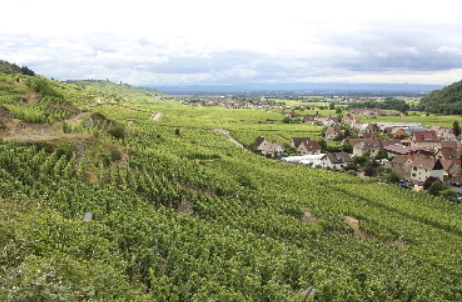
#> input picture forest.png, 462 x 302 px
$ python histogram_matching_color_image.py
#> lines starting #> are read from the running program, lines starting #| are printed output that depends on the picture
import cv2
import numpy as np
import matplotlib.pyplot as plt

SRC_IMAGE_PATH = "forest.png"  # ./etri_maskDB_results/mask_inpainting/000001-004.bmp
DST_IMAGE_PATH = "sea.png"  # ./etri_maskDB_results/skin/000001-004.bmp

# 히스토그램 매칭 메소드 - GPT가 작성한 알고리즘을 기반으로 보완.
def histogram_matching_fromGPT(srcImage, srcHist, dstHist):
    # 히스토그램 정규화 - 두 영상이 픽셀 값이 0이 아닌 유효 픽셀의 개수가 다르므로 정규화 작업이 필요함.
    srcHist = cv2.normalize(srcHist, None, 0, 1, cv2.NORM_MINMAX)
    dstHist = cv2.normalize(dstHist, None, 0, 1, cv2.NORM_MINMAX)

    # 히스토그램 누적 분포 계산
    srcCdf = np.cumsum(srcHist)
    dstCdf = np.cumsum(dstHist)

    srcCdf = srcCdf * dstHist.max() / srcCdf.max()
    dstCdf = dstCdf * srcHist.max() / dstCdf.max()

    # 룩업테이블(LookUp Table) 작성
    lut = np.zeros((256), dtype=np.uint8)
    for i in range(256):
        minDiff = float('inf')
        for j in range(256):
            diff = abs(float(srcCdf[i] - dstCdf[j]))
            if diff < minDiff:
                minDiff = diff
                lut[i] = j

    resultImage = cv2.LUT(srcImage, lut)

    return resultImage

def main():
    srcImage = cv2.imread(SRC_IMAGE_PATH)
#> srcImage is the input picture: shape (302, 462, 3); mean B, G, R 122.8, 155.7, 149.9
    dstImage = cv2.imread(DST_IMAGE_PATH)
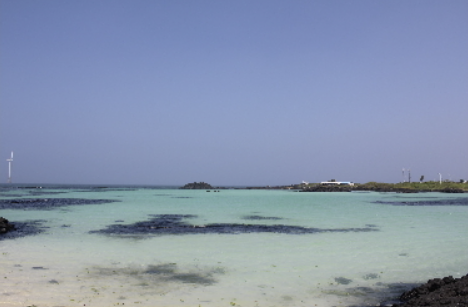
#> input picture sea.png, 468 x 307 px
#> dstImage is the input picture: shape (307, 468, 3); mean B, G, R 173.5, 149.2, 135.6


    # 각 채널에 대해 히스토그램 계산
    histSize = 256
    range_ = [0, 256]
    histRange = range_
    uniform = True
    accumulate = False
    b_srcHist = cv2.calcHist([srcImage], [0], None, [histSize], histRange, uniform, accumulate)
#> b_srcHist = 256 values, max 17737 at index 255, min 0 at index 0, mean 545
    b_dstHist = cv2.calcHist([dstImage], [0], None, [histSize], histRange, uniform, accumulate)
#> b_dstHist = 256 values, max 4919 at index 181, min 0 at index 0, mean 561.2
    g_srcHist = cv2.calcHist([srcImage], [1], None, [histSize], histRange, uniform, accumulate)
#> g_srcHist = 256 values, max 15295 at index 255, min 0 at index 0, mean 545
    g_dstHist = cv2.calcHist([dstImage], [1], None, [histSize], histRange, uniform, accumulate)
#> g_dstHist = 256 values, max 4334 at index 158, min 0 at index 0, mean 561.2
    r_srcHist = cv2.calcHist([srcImage], [2], None, [histSize], histRange, uniform, accumulate)
#> r_srcHist = 256 values, max 14616 at index 255, min 0 at index 0, mean 545
    r_dstHist = cv2.calcHist([dstImage], [2], None, [histSize], histRange, uniform, accumulate)
#> r_dstHist = 256 values, max 3900 at index 140, min 0 at index 0, mean 561.2

    # etri mask db를 사용한다면 값이 0인 픽셀의 개수가 매우 많으므로 제거
    if "etri" in SRC_IMAGE_PATH:
        b_srcHist[0] = 0
        b_dstHist[0] = 0
        g_srcHist[0] = 0
        g_dstHist[0] = 0
        r_srcHist[0] = 0
        r_dstHist[0] = 0


    # 각 채널에 대해 히스토그램 매칭 수행
    b_resultImage = histogram_matching_fromGPT(srcImage[:,:,0], b_srcHist, b_dstHist)
#> in histogram_matching_fromGPT, `srcHist = cv2.normalize(srcHist, None, 0, 1, cv2.NORM_MINMAX)`: srcHist = 256 values, max 1 at index 255, min 0 at index 0, mean 0.0307
#> in histogram_matching_fromGPT, `dstHist = cv2.normalize(dstHist, None, 0, 1, cv2.NORM_MINMAX)`: dstHist = 256 values, max 1 at index 181, min 0 at index 0, mean 0.114
#> in histogram_matching_fromGPT, `srcCdf = np.cumsum(srcHist)`: srcCdf = 256 values from 0 to 7.87
#> in histogram_matching_fromGPT, `dstCdf = np.cumsum(dstHist)`: dstCdf = 256 values from 0 to 29.21
#> in histogram_matching_fromGPT, `srcCdf = srcCdf * dstHist.max() / srcCdf.max()`: srcCdf = 256 values from 0 to 1
#> after the loop in histogram_matching_fromGPT, `for i in range(256):`: lut = 256 values from 0 to 251
#> in histogram_matching_fromGPT, `resultImage = cv2.LUT(srcImage, lut)`:
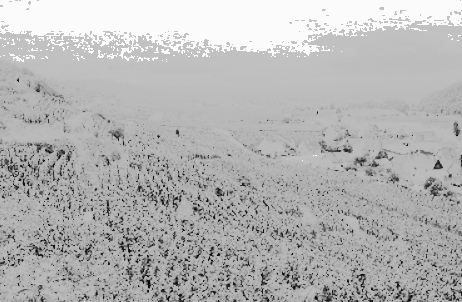
#> resultImage: shape (302, 462); min 7, max 251, mean 180.3
#> in histogram_matching_fromGPT, `resultImage = cv2.LUT(srcImage, lut)`:
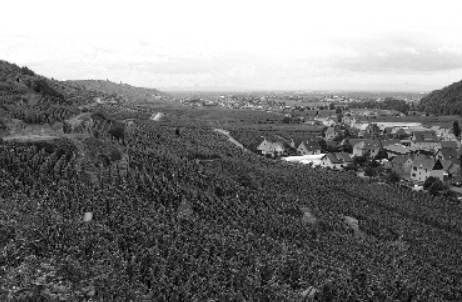
#> srcImage: shape (302, 462); min 1, max 255, mean 122.8
    g_resultImage = histogram_matching_fromGPT(srcImage[:,:,1], g_srcHist, g_dstHist)
#> in histogram_matching_fromGPT (call 2), `srcHist = cv2.normalize(srcHist, None, 0, 1, cv2.NORM_MINMAX)`: srcHist = 256 values, max 1 at index 255, min 0 at index 0, mean 0.0356
#> in histogram_matching_fromGPT (call 2), `dstHist = cv2.normalize(dstHist, None, 0, 1, cv2.NORM_MINMAX)`: dstHist = 256 values, max 1 at index 158, min 0 at index 0, mean 0.129
#> in histogram_matching_fromGPT (call 2), `srcCdf = np.cumsum(srcHist)`: srcCdf = 256 values from 0 to 9.12
#> in histogram_matching_fromGPT (call 2), `dstCdf = np.cumsum(dstHist)`: dstCdf = 256 values from 0 to 33.15
#> in histogram_matching_fromGPT (call 2), `srcCdf = srcCdf * dstHist.max() / srcCdf.max()`: srcCdf = 256 values from 0 to 1
#> after the loop in histogram_matching_fromGPT (call 2), `for i in range(256):`: lut = 256 values from 0 to 243
#> in histogram_matching_fromGPT (call 2), `resultImage = cv2.LUT(srcImage, lut)`:
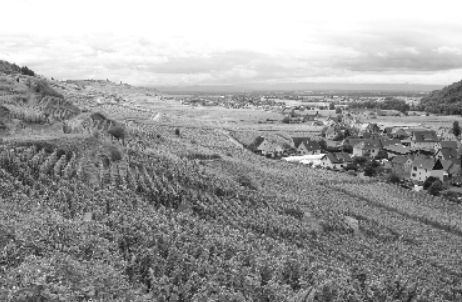
#> srcImage: shape (302, 462); min 15, max 255, mean 155.7
    r_resultImage = histogram_matching_fromGPT(srcImage[:,:,2], r_srcHist, r_dstHist)
#> in histogram_matching_fromGPT (call 3), `srcHist = cv2.normalize(srcHist, None, 0, 1, cv2.NORM_MINMAX)`: srcHist = 256 values, max 1 at index 255, min 0 at index 0, mean 0.0373
#> in histogram_matching_fromGPT (call 3), `dstHist = cv2.normalize(dstHist, None, 0, 1, cv2.NORM_MINMAX)`: dstHist = 256 values, max 1 at index 140, min 0 at index 0, mean 0.144
#> in histogram_matching_fromGPT (call 3), `srcCdf = np.cumsum(srcHist)`: srcCdf = 256 values from 0 to 9.55
#> in histogram_matching_fromGPT (call 3), `dstCdf = np.cumsum(dstHist)`: dstCdf = 256 values from 0 to 36.84
#> in histogram_matching_fromGPT (call 3), `srcCdf = srcCdf * dstHist.max() / srcCdf.max()`: srcCdf = 256 values from 0 to 1
#> after the loop in histogram_matching_fromGPT (call 3), `for i in range(256):`: lut = 256 values from 0 to 244
#> in histogram_matching_fromGPT (call 3), `resultImage = cv2.LUT(srcImage, lut)`:
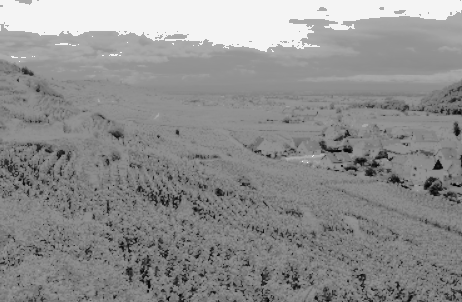
#> resultImage: shape (302, 462); min 2, max 244, mean 142

    # merge
    resultChannels = [b_resultImage, g_resultImage, r_resultImage]
    resultImage = cv2.merge(resultChannels)
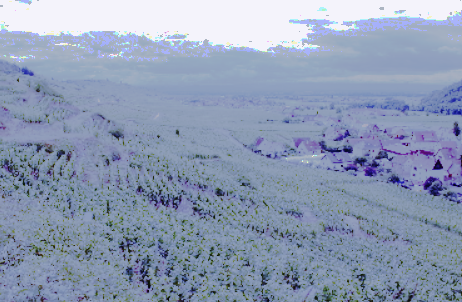
#> resultImage: shape (302, 462, 3); mean of channels 0, 1, 2 180.3, 155.3, 142; drawn as B, G, R

    # calc result hist
    b_resultHist = cv2.calcHist([b_resultImage], [0], None, [histSize], histRange, uniform, accumulate)
#> b_resultHist = 256 values, max 17737 at index 251, min 0 at index 0, mean 545
    g_resultHist = cv2.calcHist([g_resultImage], [0], None, [histSize], histRange, uniform, accumulate)
#> g_resultHist = 256 values, max 15295 at index 243, min 0 at index 0, mean 545
    r_resultHist = cv2.calcHist([r_resultImage], [0], None, [histSize], histRange, uniform, accumulate)
#> r_resultHist = 256 values, max 14616 at index 244, min 0 at index 0, mean 545


    # cv2.imwrite("color_test_result.png", resultImage)

    cv2.imshow('original', srcImage)
    cv2.imshow('target', dstImage)
    cv2.imshow('out', resultImage)

    # 각 채널에 대해 히스토그램 매칭이 잘 수행되었는지 확인하기 위해 히스토그램 출력
    plt.figure("b_result", figsize=(10, 5))
    plt.subplot(1, 3, 1)
    plt.plot(b_srcHist)
    plt.subplot(1, 3, 2)
    plt.plot(b_dstHist)
    plt.subplot(1, 3, 3)
    plt.plot(b_resultHist[1:])

    plt.figure("g_result", figsize=(10, 5))
    plt.subplot(1, 3, 1)
    plt.plot(g_srcHist)
    plt.subplot(1, 3, 2)
    plt.plot(g_dstHist)
    plt.subplot(1, 3, 3)
    plt.plot(g_resultHist[1:])

    plt.figure("r_result", figsize=(10, 5))
    plt.subplot(1, 3, 1)
    plt.plot(r_srcHist)
    plt.subplot(1, 3, 2)
    plt.plot(r_dstHist)
    plt.subplot(1, 3, 3)
    plt.plot(r_resultHist[1:])
    plt.show()
#> figure, not shown here; panel 1: curve peaks at x = 255, y = 17737; panel 2: curve peaks at x = 181, y = 4919; panel 3: curve peaks at x = 250, y = 17737
#> figure, not shown here; panel 1: curve peaks at x = 255, y = 15295; panel 2: curve peaks at x = 158, y = 4334; panel 3: curve peaks at x = 242, y = 15295
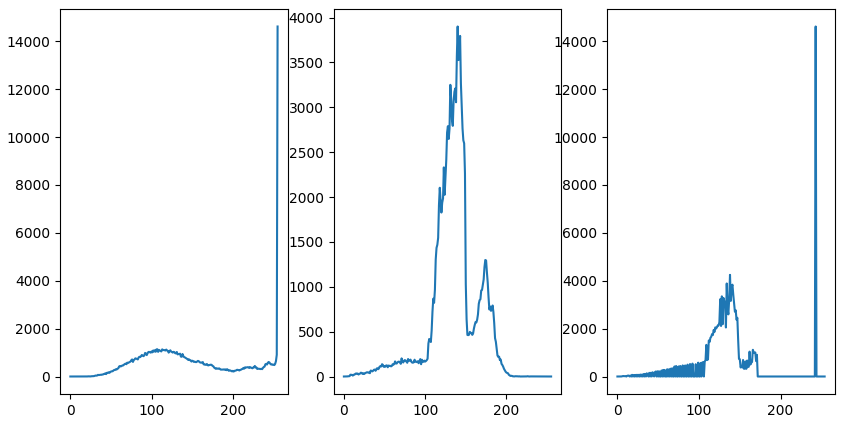
#> figure drawn by matplotlib, 3 panels; panel 1: curve peaks at x = 255, y = 14616; panel 2: curve peaks at x = 140, y = 3900; panel 3: curve peaks at x = 243, y = 14616

    cv2.waitKey()

if __name__ == "__main__":
    main()
